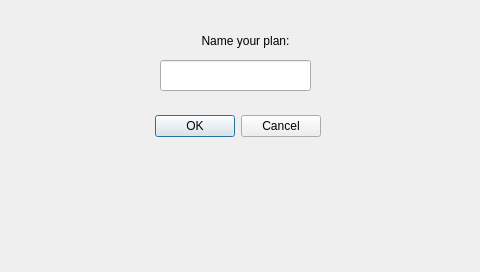
<?xml version="1.0" encoding="UTF-8"?>
<ui version="4.0">
 <class>PlannerDialog</class>
 <widget class="QDialog" name="PlannerDialog">
  <property name="geometry">
   <rect>
    <x>0</x>
    <y>0</y>
    <width>480</width>
    <height>272</height>
   </rect>
  </property>
  <property name="windowTitle">
   <string>Dialog</string>
  </property>
  <widget class="QDialogButtonBox" name="buttonBox">
   <property name="geometry">
    <rect>
     <x>150</x>
     <y>110</y>
     <width>171</width>
     <height>32</height>
    </rect>
   </property>
   <property name="styleSheet">
    <string notr="true">allign center</string>
   </property>
   <property name="orientation">
    <enum>Qt::Horizontal</enum>
   </property>
   <property name="standardButtons">
    <set>QDialogButtonBox::Cancel|QDialogButtonBox::Ok</set>
   </property>
  </widget>
  <widget class="QLineEdit" name="planLineEdit">
   <property name="geometry">
    <rect>
     <x>160</x>
     <y>60</y>
     <width>151</width>
     <height>31</height>
    </rect>
   </property>
   <property name="maxLength">
    <number>1</number>
   </property>
  </widget>
  <widget class="QLabel" name="houseLabel">
   <property name="geometry">
    <rect>
     <x>190</x>
     <y>30</y>
     <width>111</width>
     <height>21</height>
    </rect>
   </property>
   <property name="text">
    <string>Name your plan:</string>
   </property>
   <property name="alignment">
    <set>Qt::AlignCenter</set>
   </property>
  </widget>
  <widget class="QVirtualKeyboard" name="keyboardWidget" native="true">
   <property name="geometry">
    <rect>
     <x>0</x>
     <y>160</y>
     <width>480</width>
     <height>110</height>
    </rect>
   </property>
  </widget>
 </widget>
 <customwidgets>
  <customwidget>
   <class>QVirtualKeyboard</class>
   <extends>QWidget</extends>
   <header>qvirtualkeyboard.h</header>
   <container>1</container>
  </customwidget>
 </customwidgets>
 <resources/>
 <connections>
  <connection>
   <sender>buttonBox</sender>
   <signal>accepted()</signal>
   <receiver>PlannerDialog</receiver>
   <slot>accept()</slot>
   <hints>
    <hint type="sourcelabel">
     <x>248</x>
     <y>254</y>
    </hint>
    <hint type="destinationlabel">
     <x>157</x>
     <y>274</y>
    </hint>
   </hints>
  </connection>
  <connection>
   <sender>buttonBox</sender>
   <signal>rejected()</signal>
   <receiver>PlannerDialog</receiver>
   <slot>reject()</slot>
   <hints>
    <hint type="sourcelabel">
     <x>316</x>
     <y>260</y>
    </hint>
    <hint type="destinationlabel">
     <x>286</x>
     <y>274</y>
    </hint>
   </hints>
  </connection>
 </connections>
</ui>
